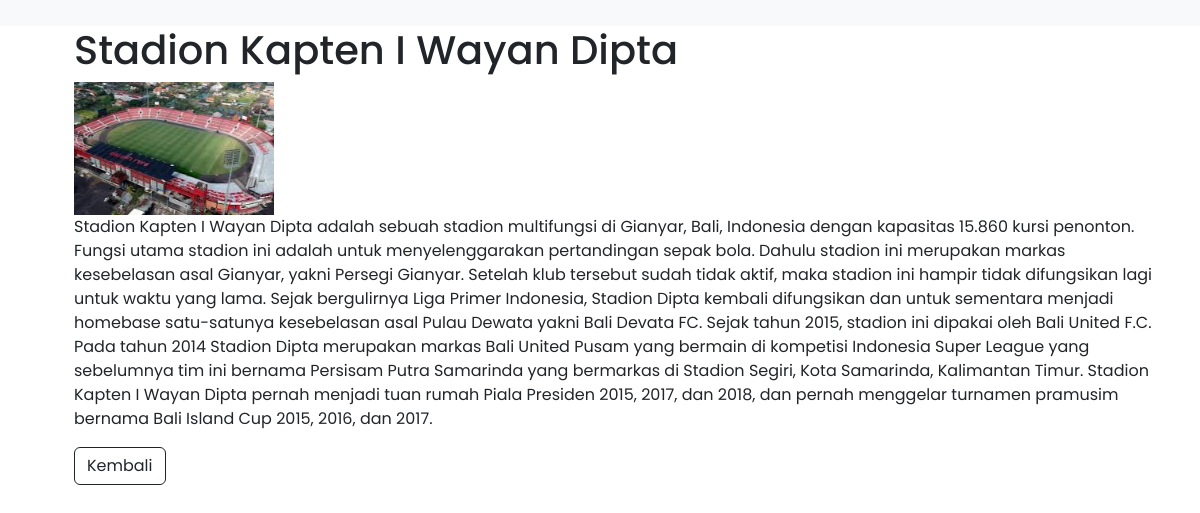
The page /tubes/details.php?id=6 on the database its author committed.
### tables this page shows
CREATE TABLE `sport` (
  `id` int NOT NULL,
  `nama` varchar(255) NOT NULL,
  `gambar` varchar(255) NOT NULL,
  `id_kota` int NOT NULL,
  `tahun` year NOT NULL,
  `details` text NOT NULL
);

### tubes/function.php (called while the page is built, shortened)
<?php
    $conn = mysqli_connect('localhost', 'root', '', 'pw2024_tubes_233040047');
function query($query) {
    global $conn;
 $result = mysqli_query($conn, $query);
 $rows = [];
  while($row = mysqli_fetch_assoc($result)) {
      $rows[] = $row;
  }
  return $rows;
}
?>

### tubes/details.php (the view, shortened to what this page needs)
<?php
require 'function.php';
$id = $_GET["id"];
$spt = query("SELECT * FROM sport WHERE id = $id")[0];
?>
<!DOCTYPE html>
<html lang="en">
<head>
  <link href="https://cdn.jsdelivr.net/npm/bootstrap@5.3.3/dist/css/bootstrap.min.css" rel="stylesheet">
  <link rel="stylesheet" href="../css/font.css">
</head>
<body>
  <nav class="navbar navbar-expand-lg navbar-light bg-light">
    <div class="container-fluid">
      </div>
  </nav>
  <div id="container" class="container">
          <ul>
            <h1><?= $spt['nama']; ?></h1>
            <img src="../img/<?= $spt["gambar"]; ?>" width="200">
            <p><?= $spt['details']; ?></p>
            <a href="index.php" class= "btn btn-outline-dark">Kembali</a>
          </ul>
  </div>
</body>
</html>

### rows shown on the page
sport: nama "Stadion Kapten I Wayan Dipta", gambar (picture), details "Stadion Kapten I Wayan Dipta adalah sebuah stadion multifungsi di Gianyar, Bali, Indonesia dengan kapasitas 15.860 kursi penonton. Fungsi utama stadion ini adalah untuk menyelenggarakan pertandingan sepak bola. Dahulu stadion ini merupakan markas kesebelasan asal Gianyar, yakni Persegi Gianyar. Setelah klub tersebut sudah tidak aktif, maka stadion ini hampir tidak difungsikan lagi untuk waktu yang lama. Sejak bergulirnya Liga Primer Indonesia, Stadion Dipta kembali difungsikan dan untuk sementara menjadi homebase satu-satunya kesebelasan asal Pulau Dewata yakni Bali Devata FC. Sejak tahun 2015, stadion ini dipakai oleh Bali United F.C. Pada tahun 2014 Stadion Dipta merupakan markas Bali…"
